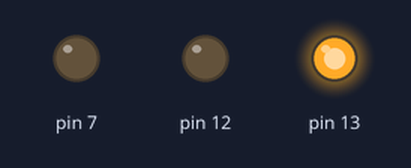
Bench run of a sketch on a simulated Arduino Uno, built with avr-gcc and run on an emulated ATmega328P. Parts: output pins drawn as LEDs (lit = HIGH).

Above: at 1.5 s.
At 3.2 s:
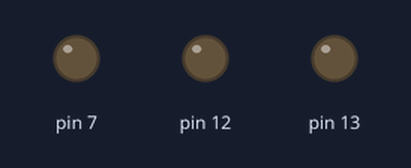
At 5.0 s:
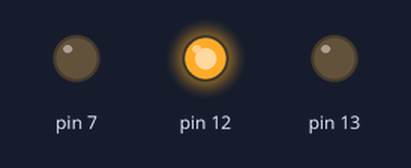
At 8.5 s:
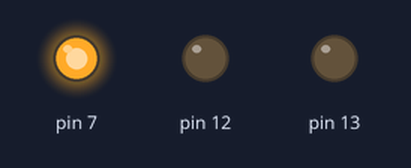
Timing chart, 0 to 13.7 s (numbered marks = the images above):
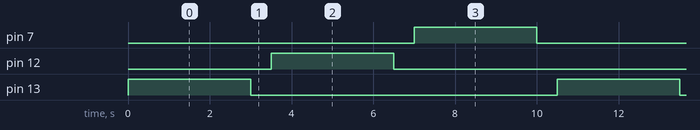

The sketch:

project1.ino
```cpp
void setup()
{
  Serial.begin(9600);
  pinMode(13, OUTPUT);
  pinMode(12, OUTPUT);
  pinMode(7, OUTPUT);
}

void loop()
{
  digitalWrite(13, HIGH);
  delay(3000); // Wait for 1000 millisecond(s)
  digitalWrite(13, LOW);
  delay(500);
  digitalWrite(12, HIGH);
  delay(3000);
  digitalWrite(12, LOW);
  delay(500);
  digitalWrite(7, HIGH);
  delay(3000);
  digitalWrite(7, LOW);
  delay(500);
}
```

Measured:
- by itself, pin 7, pin 12, pin 13: alternates HIGH for 3.0 s and LOW for 7.5 s
- by itself, everything shown: repeats every 10.5 s, in 6 steps
